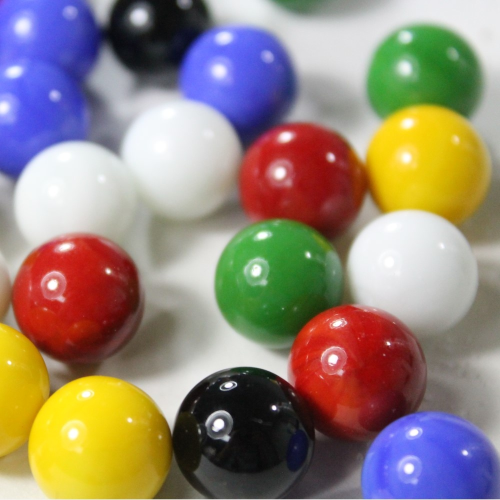
#> input picture input.jpg, 1000 x 1000 px, given in place of rgb.jpg, which was not available (shown at 1/2 size)
$ jupyter execute --allow-errors 'OpenCV Basics.ipynb'   (shell and % lines are left out)   (text cells are left out)
#> lines starting #> are read from the running program, lines starting #| are printed output that depends on the picture; after the words box and inside, x2 and y2 are one past the last pixel; in counts of white or black regions, pixels touching at a corner belong together; pictures that were not available may be replaced by others from this repository, and a replacement may not be noted
[cell 1]
import matplotlib.pyplot as plt
import numpy as np
from jupyterthemes import jtplot
jtplot.style(theme='monokai',context='notebook', ticks=True, grid=False)

[cell 2]
from PIL import Image

[cell 3]
img = Image.open('Downloads/rgb.jpg')
#> img is the input picture: PIL image 1000x1000 RGB; mean R, G, B 147.5, 131.8, 118.4

[cell 4]
img

[cell 5]
img.rotate(-90)

[cell 6]
type(img)

[cell 7]
img_arr = np.asarray(img)

[cell 8]
type(img_arr)

[cell 9]
img_arr.shape
#> Out = (1000, 1000, 3)

[cell 10]
plt.imshow(img_arr)

[cell 11]
plt.imshow(img_arr[:,:,0])

[cell 12]
# red converted to gray
plt.imshow(img_arr[:,:,0], cmap ='gray')

[cell 13]
plt.imshow(img_arr[:,:,1])

[cell 14]
plt.imshow(img_arr[:,:,1], cmap = 'gray')

[cell 15]
plt.imshow(img_arr[:,:,2])

[cell 16]
plt.imshow(img_arr[:,:,2], cmap = 'gray')

[cell 17]
copy1 = img_arr.copy()
copy2 = img_arr.copy()
copy3 = img_arr.copy()

[cell 18]
copy1[:,:,0] = 0
plt.imshow(copy1)

[cell 19]
copy2[:,:,1] = 0
plt.imshow(copy2)

[cell 20]
copy3[:,:,2] = 0
plt.imshow(copy3)

[cell 21]
import cv2

[cell 22]
img2 = cv2.imread('Downloads/rgb.jpg') #returns BGR array

[cell 23]
type(img2)

[cell 24]
plt.imshow(img2)

[cell 25]
img2.shape
#> Out = (1000, 1000, 3)

[cell 26]
img_fix = cv2.cvtColor(img2,cv2.COLOR_BGR2RGB)

[cell 27]
plt.imshow(img_fix)

[cell 28]
img_gray = cv2.imread('Downloads/rgb.jpg', cv2.IMREAD_GRAYSCALE)
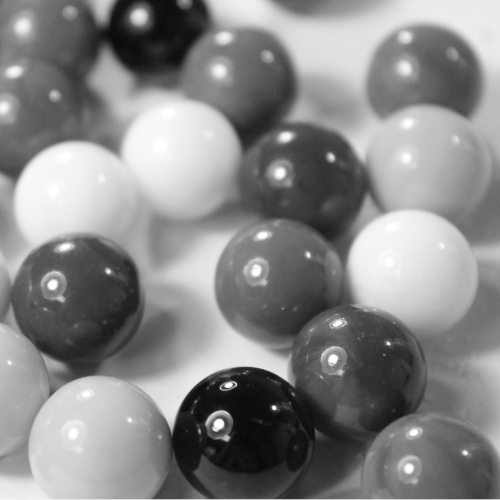
#> img_gray: shape (1000, 1000) (shown at 1/2 size); min 5, max 255, mean 135

[cell 29]
plt.imshow(img_gray, cmap ='gray')

[cell 30]
img_gray.shape
#> Out = (1000, 1000)

[cell 31]
img_new = cv2.resize(img_fix,(1000,364))
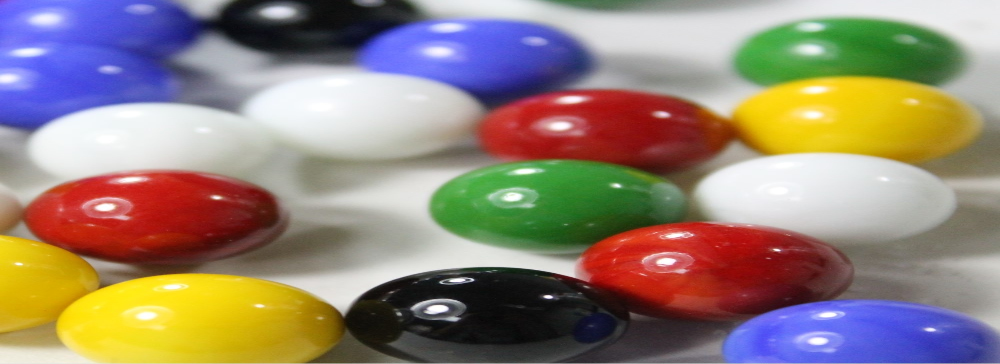
#> img_new: shape (364, 1000, 3); mean R, G, B 147.4, 131.7, 118.2

[cell 32]
plt.imshow(img_new)

[cell 33]
width_ratio = 0.5
height_ratio = 0.5

[cell 34]
img2 = cv2.resize(img_fix,(0,0),img_fix,width_ratio,height_ratio)
#> img2: shape (500, 500, 3)

[cell 35]
plt.imshow(img2)

[cell 36]
img2.shape
#> Out = (500, 500, 3)

[cell 37]
img_3 = cv2.flip(img_fix,0)
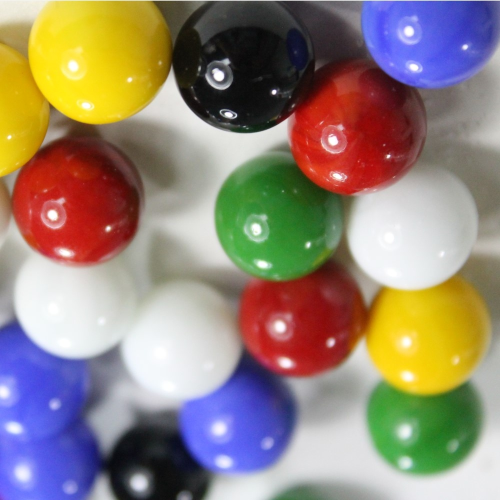
#> img_3: shape (1000, 1000, 3) (shown at 1/2 size); mean R, G, B 147.5, 131.8, 118.4
plt.imshow(img_3)

[cell 38]
img_4 = cv2.flip(img_fix,1)
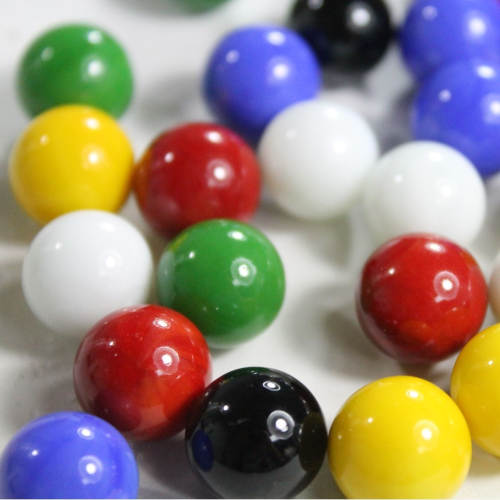
#> img_4: shape (1000, 1000, 3) (shown at 1/2 size); mean R, G, B 147.5, 131.8, 118.4
plt.imshow(img_4)

[cell 39]
img_5 = cv2.flip(img_fix,-1)
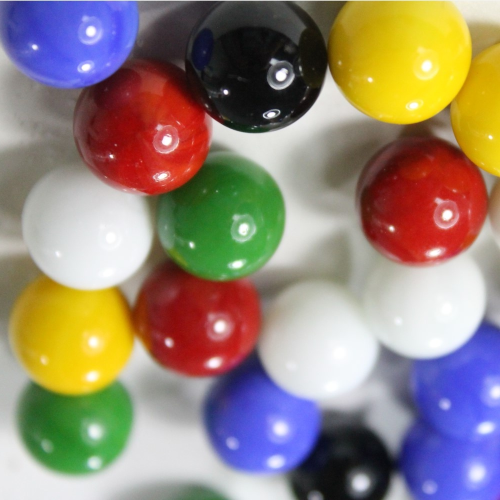
#> img_5: shape (1000, 1000, 3) (shown at 1/2 size); mean R, G, B 147.5, 131.8, 118.4
plt.imshow(img_5)

[cell 40]
last_img = plt.figure(figsize = (10,7))
ilp = last_img.add_subplot(111)
ilp.imshow(img_fix)

[cell 41]
black_img = np.zeros(shape=(512,512,3), dtype = np.int16)

[cell 42]
black_img.shape

[cell 43]
plt.imshow(black_img)

[cell 44]
cv2.circle(img = black_img, center = (400,100), radius = 50, color = (255,0,0), thickness = 8)
plt.imshow(black_img)

[cell 45]
cv2.circle(img = black_img, center = (400,200), radius = 50, color = (255,0,0), thickness = -1)
#> black_img: shape (512, 512, 3) int16; mean of channels 0, 1, 2 10.3, 0, 0
plt.imshow(black_img)

[cell 46]
cv2.rectangle(black_img,pt1 = (100,100), pt2 = (300,300), color = (255,255,0), thickness = 5) # pt = (x,y)
#> black_img: shape (512, 512, 3) int16; mean of channels 0, 1, 2 15.7, 5.4, 0
plt.imshow(black_img)

[cell 47]
vertices = np.array([[10,450], [110,350],[180,450]], np.int32)
pts = vertices.reshape(-1,1,2)
cv2.polylines(black_img,[pts], isClosed = True, color = (0,255,255), thickness = 3)
#> black_img: shape (512, 512, 3) int16; mean of channels 0, 1, 2 15.7, 7.3, 1.9
plt.imshow(black_img)

[cell 48]
cv2.line(black_img,pt1 = (512,0), pt2 = (0,512), color = (255,0,255), thickness = 2)
#> black_img: shape (512, 512, 3) int16; mean of channels 0, 1, 2 18.1, 7.2, 4.3
plt.imshow(black_img)

[cell 49]
font = cv2.FONT_HERSHEY_COMPLEX

cv2.putText(black_img,text = 'BASICS', org = (210,500),fontFace = font, fontScale = 2, color = (255,255,255),thickness = 5, lineType = cv2.LINE_AA)
#> black_img: shape (512, 512, 3) int16; mean of channels 0, 1, 2 23.4, 12.5, 9.7

plt.imshow(black_img)

[cell 50]
def custom_events(event, x, y, flags, param):
    print(x,y)
    if event == cv2.EVENT_LBUTTONDOWN:
        cv2.circle(img,(x,y),70,(35,69,78),-1)
        points.append((x,y))
        if len(points) >= 2:
            cv2.line(img,points[-1],points[-2],(255,230,0),5)
        cv2.imshow('img',img)
    if event == cv2.EVENT_RBUTTONDOWN:
        blue = img[y,x,0]
        green = img[y,x,1]
        red = img[y,x,2]
        strXY = str(red) + '-' + str(green) + '-' + str(blue)
        cv2.putText(img,strXY,(x,y),cv2.FONT_HERSHEY_COMPLEX,0.5,(255,255,0),2)
        cv2.imshow('img',img)

img = cv2.imread('Downloads/splash_bg.png')
points = []
cv2.imshow('img',img)
cv2.setMouseCallback('img',custom_events)
cv2.waitKey(0)
cv2.destroyAllWindows()

[cell 51]
def draw_circle_new(event, x, y, flags, param):
    if event == cv2.EVENT_LBUTTONDOWN:
        cv2.circle(img,(x,y),70,(35,69,78),-1)
    elif event == cv2.EVENT_RBUTTONDOWN:
        cv2.circle(img,(x,y),50,(333,223,14),-1)

cv2.namedWindow(winname = 'my_circles')

cv2.setMouseCallback('my_circles',draw_circle_new)

img = np.zeros((512,512,3), np.int8)

while True:
    cv2.imshow('my_circles',img)
    if cv2.waitKey(5) & 0xFF == ord('q'):
#> (key q is pressed here)
        break

cv2.destroyAllWindows()

[cell 52]
drawing = False
ex = -1
ey = -1


def draw_rectangle(event,x,y,flags,params):

    global ex,ey,drawing

    if event == cv2.EVENT_LBUTTONDOWN:
        drawing = True
        ex,ey = x,y

    elif event == cv2.EVENT_MOUSEMOVE:
        if drawing == True:
            cv2.rectangle(img,(ex,ey),(x,y),(200,100,100),-1)


    elif event == cv2.EVENT_LBUTTONUP:
        drawing = False
        cv2.rectangle(img,(ex,ey),(x,y),(200,100,100),-1)


img = np.zeros((512,512,3), np.int8)

cv2.namedWindow(winname = 'my_rect')
cv2.setMouseCallback('my_rect',draw_rectangle)
while True:
    cv2.imshow('my_rect',img)
    if cv2.waitKey(5) & 0xFF == ord('q'):
#> (key q is pressed here)
        break

cv2.destroyAllWindows()

[cell 53]
import numpy as np
import cv2 as cv

[cell 54]
def nothing(x):
    print(x)

[cell 55]
img = np.zeros((300,512,3), np.uint8)
cv.namedWindow('image')

[cell 56]
cv.createTrackbar('B','image', 0, 255, nothing)
cv.createTrackbar('G','image', 0, 255, nothing)
cv.createTrackbar('R','image', 0, 255, nothing)

[cell 57]
switch = '0 : Off \n 1 : On \n 2 : Gray'
cv.createTrackbar(switch, 'image', 0, 2, nothing)

[cell 58]
while(1):
    cv.imshow('image', img)
    k = cv.waitKey(1) & 0xFF
#> (key q is pressed here)
    if k == 27:
        break
    b = cv.getTrackbarPos('B', 'image')
    g = cv.getTrackbarPos('G', 'image')
    r = cv.getTrackbarPos('R', 'image')
    s = cv.getTrackbarPos(switch, 'image')

    if s == 0:
        img[:] = 0
    elif s == 1:
        img[:] = [b,g,r]
    else:
        img[:] =  [0.1140*b + 0.5870*g + 0.2989*r]
cv.destroyAllWindows()

[cell 59]
import cv2

[cell 60]
img = cv2.imread('Downloads/rgb.jpg', cv2.IMREAD_GRAYSCALE) # Y' = 0.2989 R + 0.5870 G + 0.1140 B

[cell 61]
plt.imshow(img, cmap ='gray')

[cell 62]
img.shape
#> Out = (1000, 1000)

[cell 63]
canny = cv2.Canny(img,100,200)
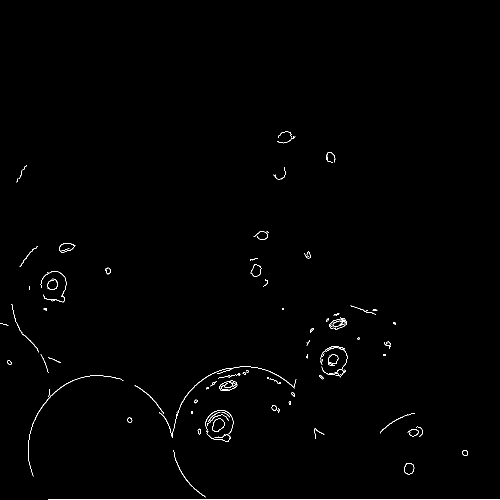
#> canny: shape (1000, 1000) (shown at 1/2 size); 0.58% white in thin lines or dots, all inside (x1, y1, x2, y2) = (0, 262, 1000, 1000)

[cell 64]
images = [img, canny]
titles = ['original','canny']

for i in range(2):
    plt.subplot(1,2,i+1)
    plt.imshow(images[i],'gray')
    plt.title(titles[i])
    plt.xticks([])
    plt.yticks([])
    plt.figure(figsize = [10,10])

[cell 65]
cv2.imwrite('canny.png', canny)
#> Out = True

[cell 66]
cap = cv2.VideoCapture(0)
while(True):
    ret, frame = cap.read()
    gray = cv2.cvtColor(frame, cv2.COLOR_BGR2GRAY)
    cv2.imshow('frame',gray)
    print(cap.get(cv2.CAP_PROP_FRAME_WIDTH))
    if cv2.waitKey(1) & 0xFF == ord('q'):
#> (key q is pressed here)
        break

cap.release()
cv2.destroyAllWindows()

[cell 67]
img = cv2.imread('Downloads/rgb.jpg')

[cell 68]
plt.imshow(img)

[cell 69]
gray = cv2.cvtColor(img, cv2.COLOR_BGR2GRAY)

[cell 70]
g = np.float32(gray) # required by cv2.cornerHarris

[cell 71]
dist = cv2.cornerHarris(g, 4, 3, 0.04)  #(img, block_size, aperture parameter of Sobel derivative , k)

[cell 72]
dist = cv2.dilate(dist, None)
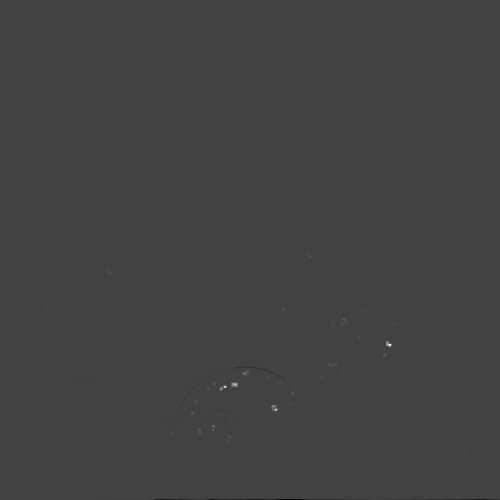
#> dist: shape (1000, 1000) float32 (shown at 1/2 size); min -5970760.5, max 16887006, mean 651.4; drawn with min black and max white

[cell 73]
img[dist > 0.01 * dist.max()] = [0,0,255]
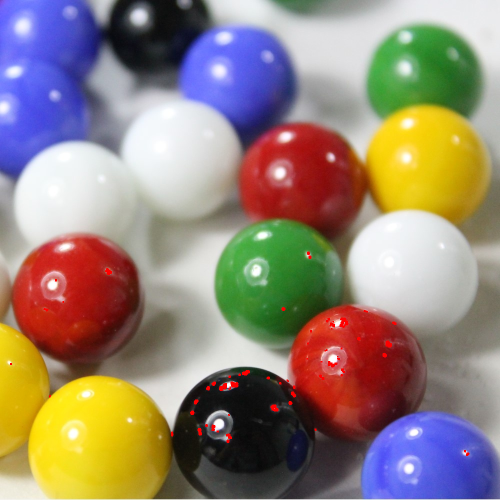
#> img: shape (1000, 1000, 3) (shown at 1/2 size); mean B, G, R 118, 131.5, 147.8

[cell 74]
plt.imshow(dist)

[cell 75]
img = cv2.imread('Downloads/rgb.jpg')

[cell 76]
corners = cv2.goodFeaturesToTrack(gray,25,0.01,10) # grayscaled img, N strongest corners, quality threshold, min. euclidian distance between two corners
#> corners = 25 rows, first 8: [779, 689], [470, 768], [491, 747], [449, 773], [769, 710], [584, 785], [426, 851], [688, 639]

[cell 77]
corners = np.int0(corners)

[cell 78]
for i in corners:
    x, y = i.ravel()
    cv2.circle(img,(x,y),3,-0,-1)
#> this loop made 25 passes
#> (x, y) on passes 1 to 12: (779, 689), (470, 768), (491, 747), (449, 773), (769, 710), (584, 785), (426, 851), (688, 639), (567, 617), (551, 818), (383, 825), (390, 804)
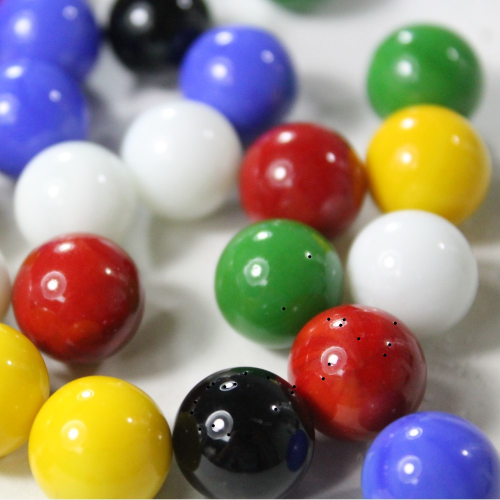
#> img: shape (1000, 1000, 3) (shown at 1/2 size); mean B, G, R 118.3, 131.7, 147.4

[cell 79]
plt.imshow(img)

[cell 80]
vid = cv2.VideoCapture(0)
fgbg = cv2.createBackgroundSubtractorMOG2(detectShadows=False)  # detectShadows
while(True):
    ret, frame = vid.read()
    fgbgmask = fgbg.apply(frame)
#> fgbgmask: shape (1000, 1000); every value is 255
    cv2.imshow('frame', frame)
    cv2.imshow('fgbg frame',fgbgmask)
    if cv2.waitKey(1) & 0xFF == ord('q'):
#> (key q is pressed here)
        break
vid.release()
cv2.destroyAllWindows()

[cell 81]
import datetime
cap = cv2.VideoCapture(0)
while(cap.isOpened()):
    ret, frame = cap.read()
    if ret == True:
        font = cv2.FONT_HERSHEY_COMPLEX
#> font = 3
        dt = str(datetime.datetime.now())
        frame = cv2.putText(frame,dt,(10,50),font,1,(0,255,255),2,cv2.LINE_AA)
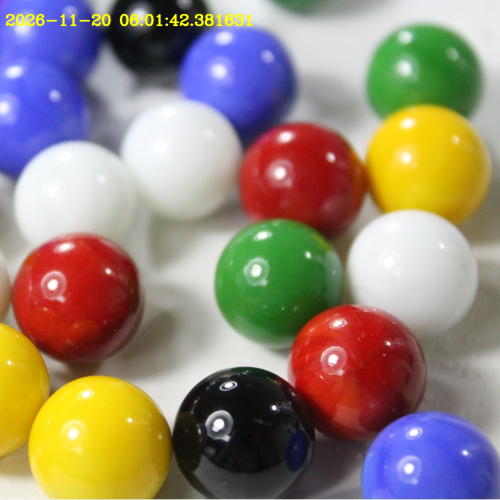
#> frame: shape (1000, 1000, 3) (shown at 1/2 size); mean B, G, R 117.7, 132.5, 148.1
        cv2.imshow('frame',frame)
        if cv2.waitKey(1) & 0xFF == ord('q'):
#> (key q is pressed here)
            break
cap.release()
cv2.destroyAllWindows()

[cell 82]
img = cv2.imread('Downloads/dog-bg.jpg')
#> (the rest of this cell did not finish here and is left out)

[cell 83]
img2 = cv2.imread('Downloads/rgb.jpg')
req_img2 = cv2.cvtColor(img2,cv2.COLOR_BGR2RGB)
req_img2 = cv2.resize(req_img2,(350,350))
